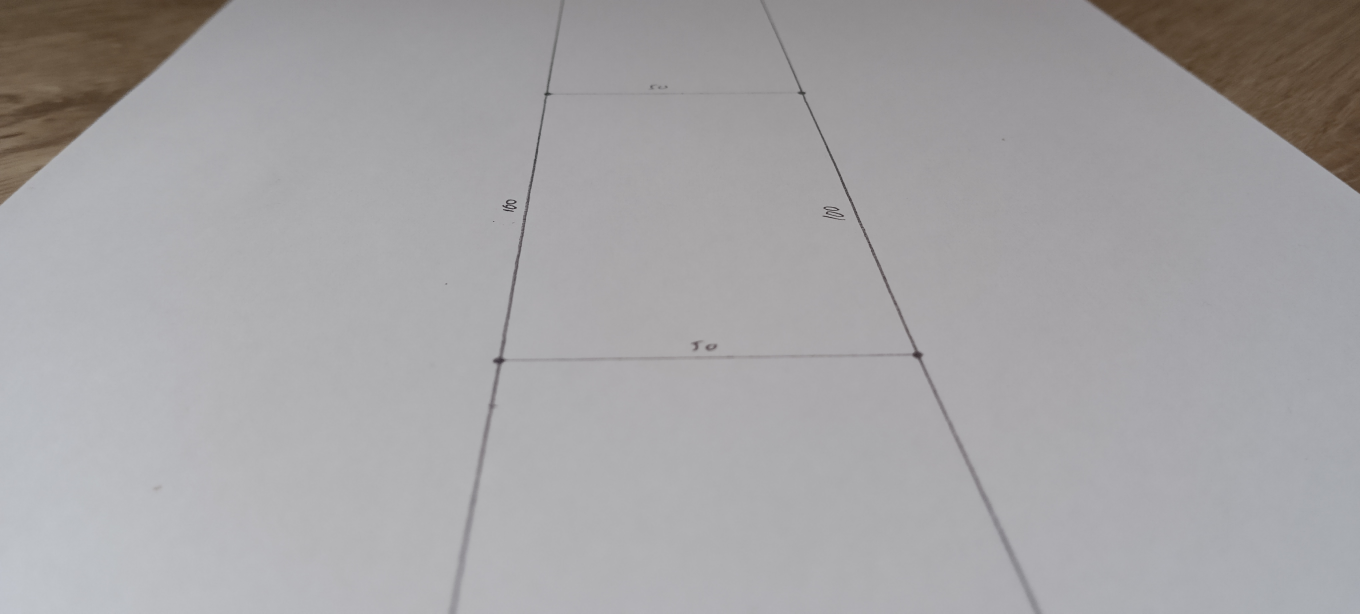
#> input picture demo/perspective.jpg, 4080 x 1840 px, found by its file name (shown at 1/3 size)
$ python perspective_demo.py
#> lines starting #> are read from the running program, lines starting #| are printed output that depends on the picture
# -*- coding: utf-8 -*-
"""
Created on Sun Apr 12 13:59:47 2026

@author: wonky
"""

import numpy as np
import cv2
from PIL import Image
from matplotlib import pyplot as plt


img = Image.open(r'./demo/perspective.jpg')
#> img is the input picture: PIL image 4080x1840 RGB; mean R, G, B 164.6, 163, 164.6
w, h = img.size
#> w = 4080; h = 1840

fig, (asrc, anorm, afull) = plt.subplots(1, 3)

asrc.set_title('Исходное изображение')
anorm.set_title('Выбранная трапеция')
afull.set_title('Все изображение с учетом перспективы')

asrc.imshow(img)

# Координаты углов трапеции по картинке (тут получены вручную)
top_left = [1641, 281]
top_right = [2406, 277]
bottom_left = [1502, 1079]
bottom_right = [2751, 1061]
img_points = np.float32([top_left, top_right, bottom_left, bottom_right])

# Показать кординаты углов на картинке
asrc.plot(*img_points.T, marker='+', color='red', linewidth=0)

# координаты этих же точек на бумаге (*10, чтобы было видно картинку)
wmm = 500
hmm = 1000
real_pointst = np.float32([[0, 0], [wmm, 0], [0, hmm], [wmm, hmm]])

# Вычисление матрицы коррекции перспективы
pmatrix = cv2.getPerspectiveTransform(img_points, real_pointst)

# выпрямленная картинка в пределах угла трапеции
cropped = cv2.warpPerspective(np.array(img), pmatrix, (wmm, hmm))
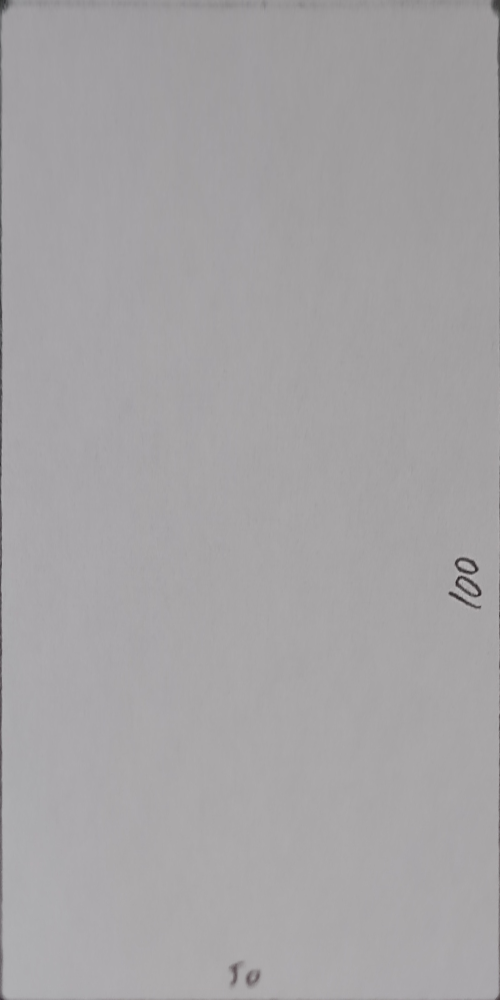
#> cropped: shape (1000, 500, 3); mean R, G, B 165.2, 163.2, 164.9

# Показать выпрямленную картинку
anorm.imshow(cropped)

# Пересчет всей картинки (не только в пределах координат трапеции)

# Углы исходной каринки
corners = np.float32([[0, 0], [w, 0], [0, h], [w, h]]).reshape(-1, 1, 2)
# Положение этих точек в реальном пространстве (применяем к ним матрицу коррекции перспективы)
t_corners = cv2.perspectiveTransform(corners, pmatrix)
# Границы изображения в реальном пространстве
x_min, y_min = t_corners.min(axis=0).ravel()
#> x_min = -1391.8; y_min = -756.2
x_max, y_max = t_corners.max(axis=0).ravel()
#> x_max = 2046.4; y_max = 1449.9
# Размеры области
new_w = int(np.ceil(x_max - x_min))
#> new_w = 3439
new_h = int(np.ceil(y_max - y_min))
#> new_h = 2207

# Матрица переноса (сдвиг картинки в положительную область
pmatrix_shift = np.array([[1, 0, -x_min],
                          [0, 1, -y_min],
                          [0, 0, 1]])
# Произведение матрицы переноса и матрицы перспективы
pmatrix_new = pmatrix_shift @ pmatrix


# полная картинка
corr = cv2.warpPerspective(np.array(img), pmatrix_new, (new_w, new_h))
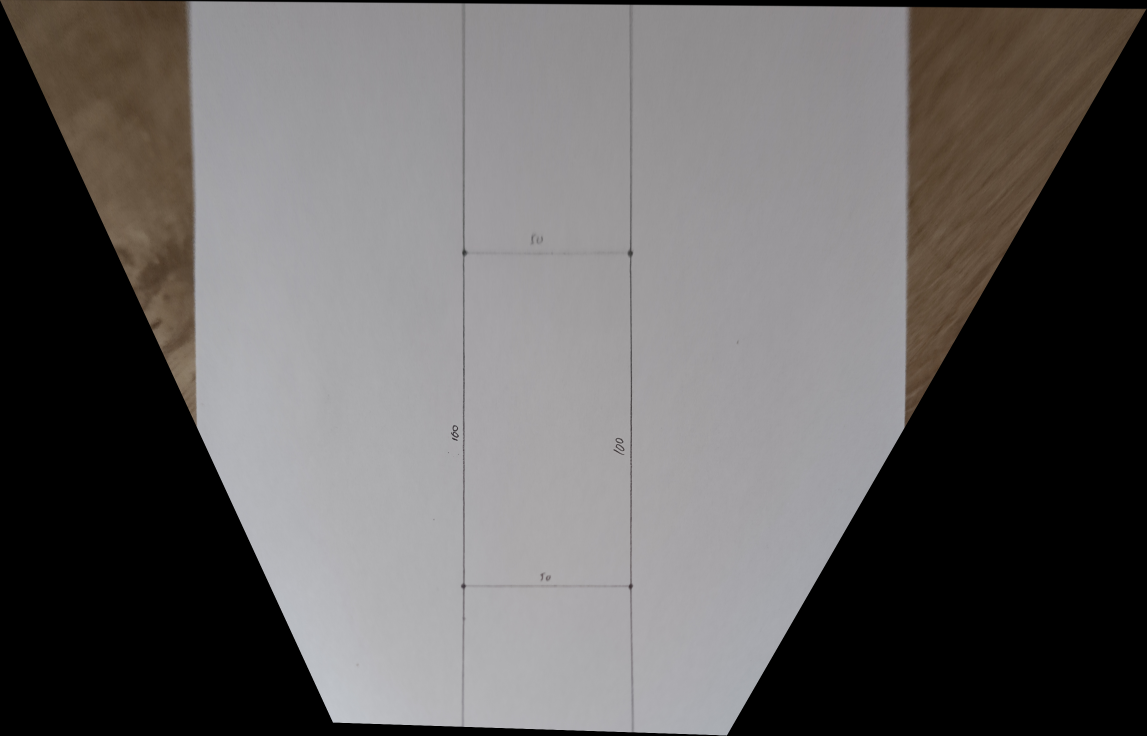
#> corr: shape (2207, 3439, 3) (shown at 1/3 size); mean R, G, B 99.5, 97, 96.5

afull.imshow(corr)
plt.show()
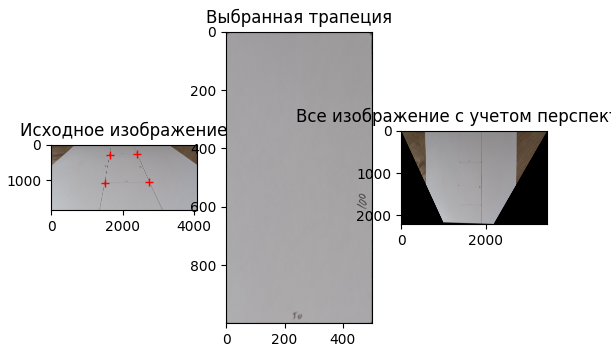
#> figure drawn by matplotlib, 3 panels
